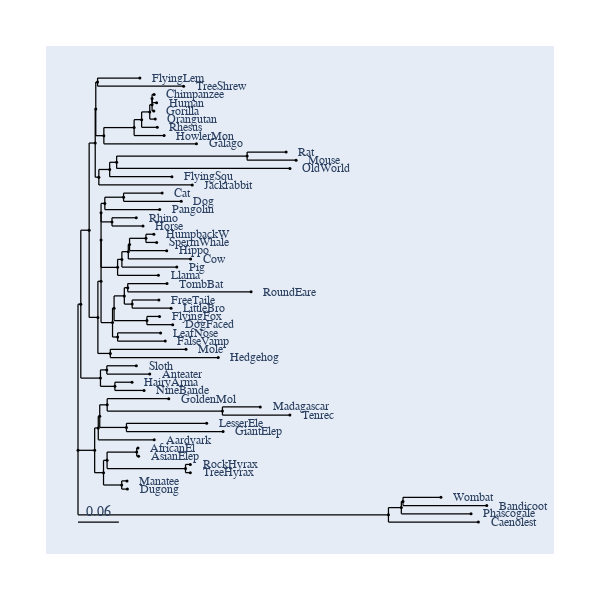

Source (notebook cell):
### Markdown cell above
# Display a Phylogenetic Tree with a Square Dendrogram Style

We use a tree saved in `json` format from a likelihood function analysis of a non-stationary model. The tree was derived such that the the branch lengths are now "ENS".

### Code cell
from cogent3.app import io

reader = io.load_json()

ens_tree = reader("../data/GN-tree.json")
fig = ens_tree.get_figure(width=600, height=600)
fig.show()

### Figure 1 — Plotly figure (JSON) as saved in the notebook; plotly's stock layout.template omitted (floating-point values rounded to 4 significant figures; data arrays with more than 128 entries replaced by an {"elided": "..."} marker saying what was removed)
{"data": [{"line": {"color": "black", "shape": "spline", "smoothing": 1.3, "width": 1.25}, "mode": "lines", "showlegend": false, "type": "scatter", "x": {"elided": "644 float values"}, "y": {"elided": "644 float values"}}, {"hoverinfo": "text", "marker": {"color": "black", "size": 3, "symbol": "circle"}, "mode": "markers", "showlegend": false, "text": ["root", "edge.37", "edge.33", "edge.32", "edge.27", "edge.20", "FlyingLem", "TreeShrew", "edge.26", "edge.25", "edge.24", "edge.23", "edge.22", "edge.21", "Chimpanzee", "Human", "Gorilla", "Orangutan", "Rhesus", "HowlerMon", "Galago", "edge.31", "edge.30", "edge.29", "edge.28", "Rat", "Mouse", "OldWorld", "FlyingSqu", "Jackrabbit", "edge.19", "edge.17", "edge.16", "edge.10", "edge.9", "edge.8", "Cat", "Dog", "Pangolin", "edge.7", "Rhino", "Horse", "edge.15", "edge.14", "edge.13", "edge.12", "edge.11", "HumpbackW", "SpermWhale", "Hippo", "Cow", "Pig", "Llama", "edge.6", "edge.4", "edge.3", "edge.2", "TombBat", "RoundEare", "edge.1", "FreeTaile", "LittleBro", "edge.0", "FlyingFox", "DogFaced", "edge.5", "LeafNose", "FalseVamp", "edge.18", "Mole", "Hedgehog", "edge.36", "edge.35", "Sloth", "Anteater", "edge.34", "HairyArma", "NineBande", "edge.48", "edge.47", "edge.46", "edge.44", "GoldenMol", "edge.43", "Madagascar", "Tenrec", "edge.45", "LesserEle", "GiantElep", "Aardvark", "edge.42", "edge.41", "edge.39", "AfricanEl", "AsianElep", "edge.40", "RockHyrax", "TreeHyrax", "edge.38", "Manatee", "Dugong", "edge.51", "edge.50", "edge.49", "Wombat", "Bandicoot", "Phascogale", "Caenolest"], "type": "scatter", "x": [0, 0.003949, 0.01572, 0.02427, 0.02505, 0.02759, 0.08718, 0.1488, 0.03642, 0.07907, 0.08965, 0.1011, 0.1044, 0.1044, 0.1072, 0.1108, 0.1069, 0.1089, 0.1117, 0.1213, 0.1669, 0.02935, 0.04464, 0.05444, 0.2383, 0.2932, 0.3073, 0.2986, 0.1323, 0.1609, 0.02802, 0.03248, 0.03248, 0.03248, 0.03781, 0.06421, 0.1185, 0.1455, 0.1151, 0.04791, 0.08212, 0.09161, 0.05578, 0.06185, 0.07087, 0.07263, 0.09575, 0.1069, 0.1108, 0.125, 0.1586, 0.1392, 0.1133, 0.04866, 0.05083, 0.06527, 0.07008, 0.1254, 0.2438, 0.07635, 0.114, 0.1311, 0.09711, 0.1149, 0.1335, 0.05581, 0.1164, 0.1229, 0.04552, 0.1522, 0.1976, 0.03165, 0.04063, 0.08217, 0.1011, 0.05199, 0.07611, 0.09306, 0.02348, 0.02856, 0.03065, 0.04112, 0.1279, 0.2035, 0.2568, 0.2985, 0.06826, 0.1813, 0.2044, 0.1074, 0.03596, 0.04098, 0.08276, 0.0845, 0.08535, 0.1515, 0.1583, 0.1583, 0.06157, 0.06902, 0.0696, 0.4374, 0.4556, 0.4579, 0.5113, 0.576, 0.5538, 0.5641], "y": [-23.77, -0.6576, 11.03, 24.82, 30.21, 34.45, 35.1, 33.8, 25.98, 27.26, 28.52, 29.74, 30.88, 31.85, 32.5, 31.2, 29.9, 28.6, 27.3, 26.0, 24.7, 19.42, 20.64, 21.77, 22.75, 23.4, 22.1, 20.8, 19.5, 18.2, -2.747, 2.955, 9.486, 13.81, 15.28, 16.25, 16.9, 15.6, 14.3, 12.35, 13.0, 11.7, 5.159, 6.419, 7.638, 8.775, 9.75, 10.4, 9.1, 7.8, 6.5, 5.2, 3.9, -3.575, -1.3, 0.65, 1.95, 2.6, 1.3, -0.65, 0.0, -1.3, -3.25, -2.6, -3.9, -5.85, -5.2, -6.5, -8.45, -7.8, -9.1, -12.35, -11.05, -10.4, -11.7, -13.65, -13.0, -14.3, -23.77, -20.23, -18.36, -16.58, -15.6, -17.55, -16.9, -18.2, -20.15, -19.5, -20.8, -22.1, -27.3, -25.35, -24.05, -23.4, -24.7, -26.65, -26.0, -27.3, -29.25, -28.6, -29.9, -33.96, -32.83, -31.85, -31.2, -32.5, -33.8, -35.1]}], "layout": {"annotations": [{"font": {"family": "Inconsolata, monospace", "size": 12}, "showarrow": false, "text": "FlyingLem", "textangle": 0, "x": 0.1016, "xanchor": "left", "xref": "x", "y": 35.1, "yref": "y"}, {"font": {"family": "Inconsolata, monospace", "size": 12}, "showarrow": false, "text": "TreeShrew", "textangle": 0, "x": 0.1632, "xanchor": "left", "xref": "x", "y": 33.8, "yref": "y"}, {"font": {"family": "Inconsolata, monospace", "size": 12}, "showarrow": false, "text": "Chimpanzee", "textangle": 0, "x": 0.1216, "xanchor": "left", "xref": "x", "y": 32.5, "yref": "y"}, {"font": {"family": "Inconsolata, monospace", "size": 12}, "showarrow": false, "text": "Human", "textangle": 0, "x": 0.1252, "xanchor": "left", "xref": "x", "y": 31.2, "yref": "y"}, {"font": {"family": "Inconsolata, monospace", "size": 12}, "showarrow": false, "text": "Gorilla", "textangle": 0, "x": 0.1213, "xanchor": "left", "xref": "x", "y": 29.9, "yref": "y"}, {"font": {"family": "Inconsolata, monospace", "size": 12}, "showarrow": false, "text": "Orangutan", "textangle": 0, "x": 0.1232, "xanchor": "left", "xref": "x", "y": 28.6, "yref": "y"}, {"font": {"family": "Inconsolata, monospace", "size": 12}, "showarrow": false, "text": "Rhesus", "textangle": 0, "x": 0.1261, "xanchor": "left", "xref": "x", "y": 27.3, "yref": "y"}, {"font": {"family": "Inconsolata, monospace", "size": 12}, "showarrow": false, "text": "HowlerMon", "textangle": 0, "x": 0.1357, "xanchor": "left", "xref": "x", "y": 26.0, "yref": "y"}, {"font": {"family": "Inconsolata, monospace", "size": 12}, "showarrow": false, "text": "Galago", "textangle": 0, "x": 0.1813, "xanchor": "left", "xref": "x", "y": 24.7, "yref": "y"}, {"font": {"family": "Inconsolata, monospace", "size": 12}, "showarrow": false, "text": "Rat", "textangle": 0, "x": 0.3076, "xanchor": "left", "xref": "x", "y": 23.4, "yref": "y"}, {"font": {"family": "Inconsolata, monospace", "size": 12}, "showarrow": false, "text": "Mouse", "textangle": 0, "x": 0.3217, "xanchor": "left", "xref": "x", "y": 22.1, "yref": "y"}, {"font": {"family": "Inconsolata, monospace", "size": 12}, "showarrow": false, "text": "OldWorld", "textangle": 0, "x": 0.313, "xanchor": "left", "xref": "x", "y": 20.8, "yref": "y"}, {"font": {"family": "Inconsolata, monospace", "size": 12}, "showarrow": false, "text": "FlyingSqu", "textangle": 0, "x": 0.1467, "xanchor": "left", "xref": "x", "y": 19.5, "yref": "y"}, {"font": {"family": "Inconsolata, monospace", "size": 12}, "showarrow": false, "text": "Jackrabbit", "textangle": 0, "x": 0.1753, "xanchor": "left", "xref": "x", "y": 18.2, "yref": "y"}, {"font": {"family": "Inconsolata, monospace", "size": 12}, "showarrow": false, "text": "Cat", "textangle": 0, "x": 0.1329, "xanchor": "left", "xref": "x", "y": 16.9, "yref": "y"}, {"font": {"family": "Inconsolata, monospace", "size": 12}, "showarrow": false, "text": "Dog", "textangle": 0, "x": 0.1599, "xanchor": "left", "xref": "x", "y": 15.6, "yref": "y"}, {"font": {"family": "Inconsolata, monospace", "size": 12}, "showarrow": false, "text": "Pangolin", "textangle": 0, "x": 0.1295, "xanchor": "left", "xref": "x", "y": 14.3, "yref": "y"}, {"font": {"family": "Inconsolata, monospace", "size": 12}, "showarrow": false, "text": "Rhino", "textangle": 0, "x": 0.09651, "xanchor": "left", "xref": "x", "y": 13.0, "yref": "y"}, {"font": {"family": "Inconsolata, monospace", "size": 12}, "showarrow": false, "text": "Horse", "textangle": 0, "x": 0.106, "xanchor": "left", "xref": "x", "y": 11.7, "yref": "y"}, {"font": {"family": "Inconsolata, monospace", "size": 12}, "showarrow": false, "text": "HumpbackW", "textangle": 0, "x": 0.1213, "xanchor": "left", "xref": "x", "y": 10.4, "yref": "y"}, {"font": {"family": "Inconsolata, monospace", "size": 12}, "showarrow": false, "text": "SpermWhale", "textangle": 0, "x": 0.1252, "xanchor": "left", "xref": "x", "y": 9.1, "yref": "y"}, {"font": {"family": "Inconsolata, monospace", "size": 12}, "showarrow": false, "text": "Hippo", "textangle": 0, "x": 0.1394, "xanchor": "left", "xref": "x", "y": 7.8, "yref": "y"}, {"font": {"family": "Inconsolata, monospace", "size": 12}, "showarrow": false, "text": "Cow", "textangle": 0, "x": 0.173, "xanchor": "left", "xref": "x", "y": 6.5, "yref": "y"}, {"font": {"family": "Inconsolata, monospace", "size": 12}, "showarrow": false, "text": "Pig", "textangle": 0, "x": 0.1536, "xanchor": "left", "xref": "x", "y": 5.2, "yref": "y"}, {"font": {"family": "Inconsolata, monospace", "size": 12}, "showarrow": false, "text": "Llama", "textangle": 0, "x": 0.1277, "xanchor": "left", "xref": "x", "y": 3.9, "yref": "y"}, {"font": {"family": "Inconsolata, monospace", "size": 12}, "showarrow": false, "text": "TombBat", "textangle": 0, "x": 0.1398, "xanchor": "left", "xref": "x", "y": 2.6, "yref": "y"}, {"font": {"family": "Inconsolata, monospace", "size": 12}, "showarrow": false, "text": "RoundEare", "textangle": 0, "x": 0.2582, "xanchor": "left", "xref": "x", "y": 1.3, "yref": "y"}, {"font": {"family": "Inconsolata, monospace", "size": 12}, "showarrow": false, "text": "FreeTaile", "textangle": 0, "x": 0.1284, "xanchor": "left", "xref": "x", "y": 0.0, "yref": "y"}, {"font": {"family": "Inconsolata, monospace", "size": 12}, "showarrow": false, "text": "LittleBro", "textangle": 0, "x": 0.1455, "xanchor": "left", "xref": "x", "y": -1.3, "yref": "y"}, {"font": {"family": "Inconsolata, monospace", "size": 12}, "showarrow": false, "text": "FlyingFox", "textangle": 0, "x": 0.1293, "xanchor": "left", "xref": "x", "y": -2.6, "yref": "y"}, {"font": {"family": "Inconsolata, monospace", "size": 12}, "showarrow": false, "text": "DogFaced", "textangle": 0, "x": 0.1479, "xanchor": "left", "xref": "x", "y": -3.9, "yref": "y"}, {"font": {"family": "Inconsolata, monospace", "size": 12}, "showarrow": false, "text": "LeafNose", "textangle": 0, "x": 0.1308, "xanchor": "left", "xref": "x", "y": -5.2, "yref": "y"}, {"font": {"family": "Inconsolata, monospace", "size": 12}, "showarrow": false, "text": "FalseVamp", "textangle": 0, "x": 0.1373, "xanchor": "left", "xref": "x", "y": -6.5, "yref": "y"}, {"font": {"family": "Inconsolata, monospace", "size": 12}, "showarrow": false, "text": "Mole", "textangle": 0, "x": 0.1666, "xanchor": "left", "xref": "x", "y": -7.8, "yref": "y"}, {"font": {"family": "Inconsolata, monospace", "size": 12}, "showarrow": false, "text": "Hedgehog", "textangle": 0, "x": 0.212, "xanchor": "left", "xref": "x", "y": -9.1, "yref": "y"}, {"font": {"family": "Inconsolata, monospace", "size": 12}, "showarrow": false, "text": "Sloth", "textangle": 0, "x": 0.09657, "xanchor": "left", "xref": "x", "y": -10.4, "yref": "y"}, {"font": {"family": "Inconsolata, monospace", "size": 12}, "showarrow": false, "text": "Anteater", "textangle": 0, "x": 0.1155, "xanchor": "left", "xref": "x", "y": -11.7, "yref": "y"}, {"font": {"family": "Inconsolata, monospace", "size": 12}, "showarrow": false, "text": "HairyArma", "textangle": 0, "x": 0.09051, "xanchor": "left", "xref": "x", "y": -13.0, "yref": "y"}, {"font": {"family": "Inconsolata, monospace", "size": 12}, "showarrow": false, "text": "NineBande", "textangle": 0, "x": 0.1075, "xanchor": "left", "xref": "x", "y": -14.3, "yref": "y"}, {"font": {"family": "Inconsolata, monospace", "size": 12}, "showarrow": false, "text": "GoldenMol", "textangle": 0, "x": 0.1423, "xanchor": "left", "xref": "x", "y": -15.6, "yref": "y"}, {"font": {"family": "Inconsolata, monospace", "size": 12}, "showarrow": false, "text": "Madagascar", "textangle": 0, "x": 0.2712, "xanchor": "left", "xref": "x", "y": -16.9, "yref": "y"}, {"font": {"family": "Inconsolata, monospace", "size": 12}, "showarrow": false, "text": "Tenrec", "textangle": 0, "x": 0.3129, "xanchor": "left", "xref": "x", "y": -18.2, "yref": "y"}, {"font": {"family": "Inconsolata, monospace", "size": 12}, "showarrow": false, "text": "LesserEle", "textangle": 0, "x": 0.1957, "xanchor": "left", "xref": "x", "y": -19.5, "yref": "y"}, {"font": {"family": "Inconsolata, monospace", "size": 12}, "showarrow": false, "text": "GiantElep", "textangle": 0, "x": 0.2188, "xanchor": "left", "xref": "x", "y": -20.8, "yref": "y"}, {"font": {"family": "Inconsolata, monospace", "size": 12}, "showarrow": false, "text": "Aardvark", "textangle": 0, "x": 0.1218, "xanchor": "left", "xref": "x", "y": -22.1, "yref": "y"}, {"font": {"family": "Inconsolata, monospace", "size": 12}, "showarrow": false, "text": "AfricanEl", "textangle": 0, "x": 0.09889, "xanchor": "left", "xref": "x", "y": -23.4, "yref": "y"}, {"font": {"family": "Inconsolata, monospace", "size": 12}, "showarrow": false, "text": "AsianElep", "textangle": 0, "x": 0.09974, "xanchor": "left", "xref": "x", "y": -24.7, "yref": "y"}, {"font": {"family": "Inconsolata, monospace", "size": 12}, "showarrow": false, "text": "RockHyrax", "textangle": 0, "x": 0.1727, "xanchor": "left", "xref": "x", "y": -26.0, "yref": "y"}, {"font": {"family": "Inconsolata, monospace", "size": 12}, "showarrow": false, "text": "TreeHyrax", "textangle": 0, "x": 0.1727, "xanchor": "left", "xref": "x", "y": -27.3, "yref": "y"}, {"font": {"family": "Inconsolata, monospace", "size": 12}, "showarrow": false, "text": "Manatee", "textangle": 0, "x": 0.08342, "xanchor": "left", "xref": "x", "y": -28.6, "yref": "y"}, {"font": {"family": "Inconsolata, monospace", "size": 12}, "showarrow": false, "text": "Dugong", "textangle": 0, "x": 0.084, "xanchor": "left", "xref": "x", "y": -29.9, "yref": "y"}, {"font": {"family": "Inconsolata, monospace", "size": 12}, "showarrow": false, "text": "Wombat", "textangle": 0, "x": 0.5257, "xanchor": "left", "xref": "x", "y": -31.2, "yref": "y"}, {"font": {"family": "Inconsolata, monospace", "size": 12}, "showarrow": false, "text": "Bandicoot", "textangle": 0, "x": 0.5903, "xanchor": "left", "xref": "x", "y": -32.5, "yref": "y"}, {"font": {"family": "Inconsolata, monospace", "size": 12}, "showarrow": false, "text": "Phascogale", "textangle": 0, "x": 0.5682, "xanchor": "left", "xref": "x", "y": -33.8, "yref": "y"}, {"font": {"family": "Inconsolata, monospace", "size": 12}, "showarrow": false, "text": "Caenolest", "textangle": 0, "x": 0.5785, "xanchor": "left", "xref": "x", "y": -35.1, "yref": "y"}, {"ax": 0, "ay": 0, "showarrow": false, "text": "0.06", "x": 0.0288, "xref": "x", "y": -35.1, "yref": "y", "yshift": 10}], "autosize": true, "font": {"family": "Balto", "size": 14}, "height": 600, "hovermode": "closest", "margin": {"b": 50, "l": 50, "pad": 4, "r": 50, "t": 50}, "shapes": [{"line": {"color": "black", "width": 1.25}, "type": "line", "x0": 0, "x1": 0.0576, "y0": -35.1, "y1": -35.1}], "showlegend": false, "width": 600, "xaxis": {"visible": false}, "yaxis": {"visible": false}}}
